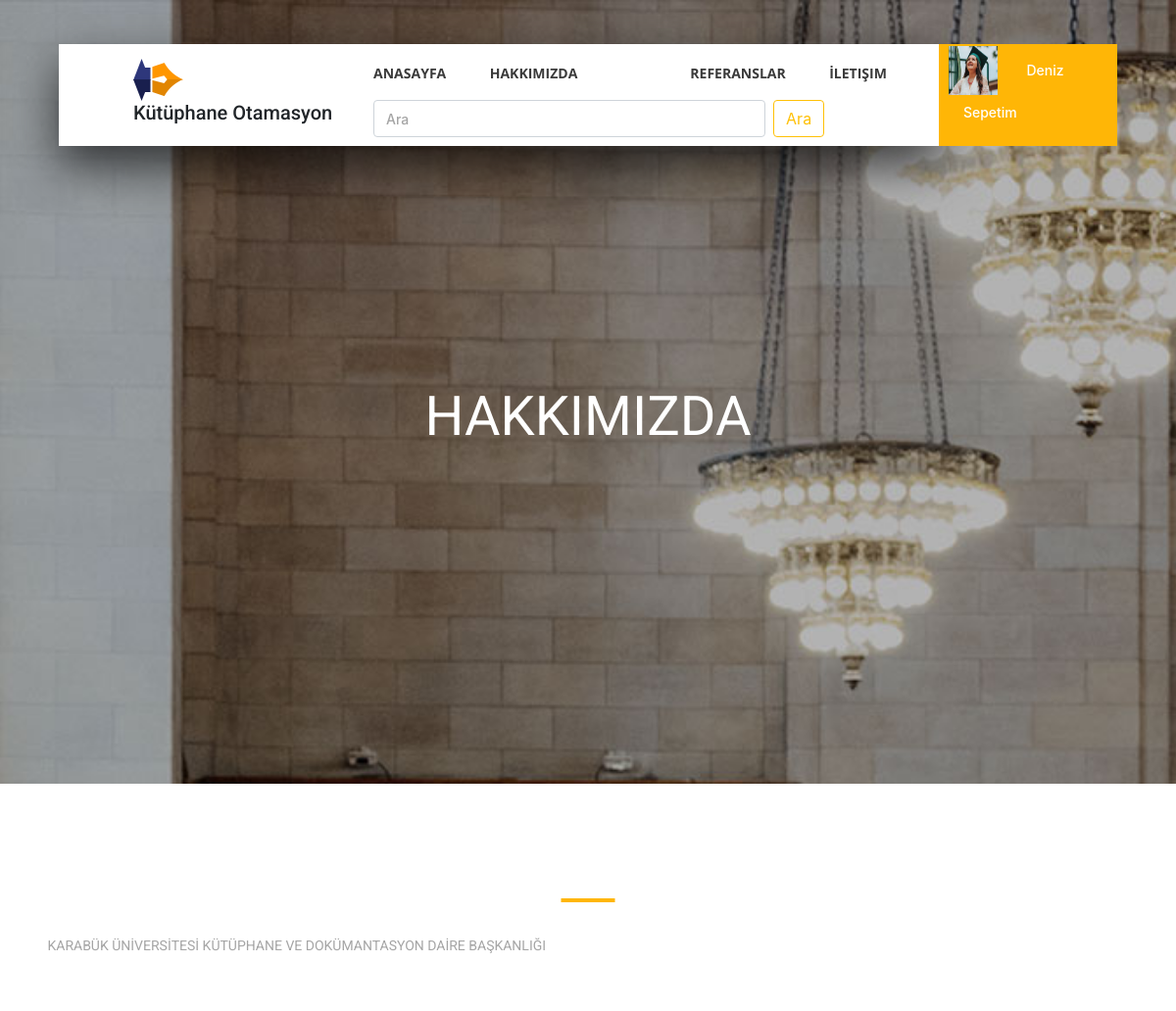
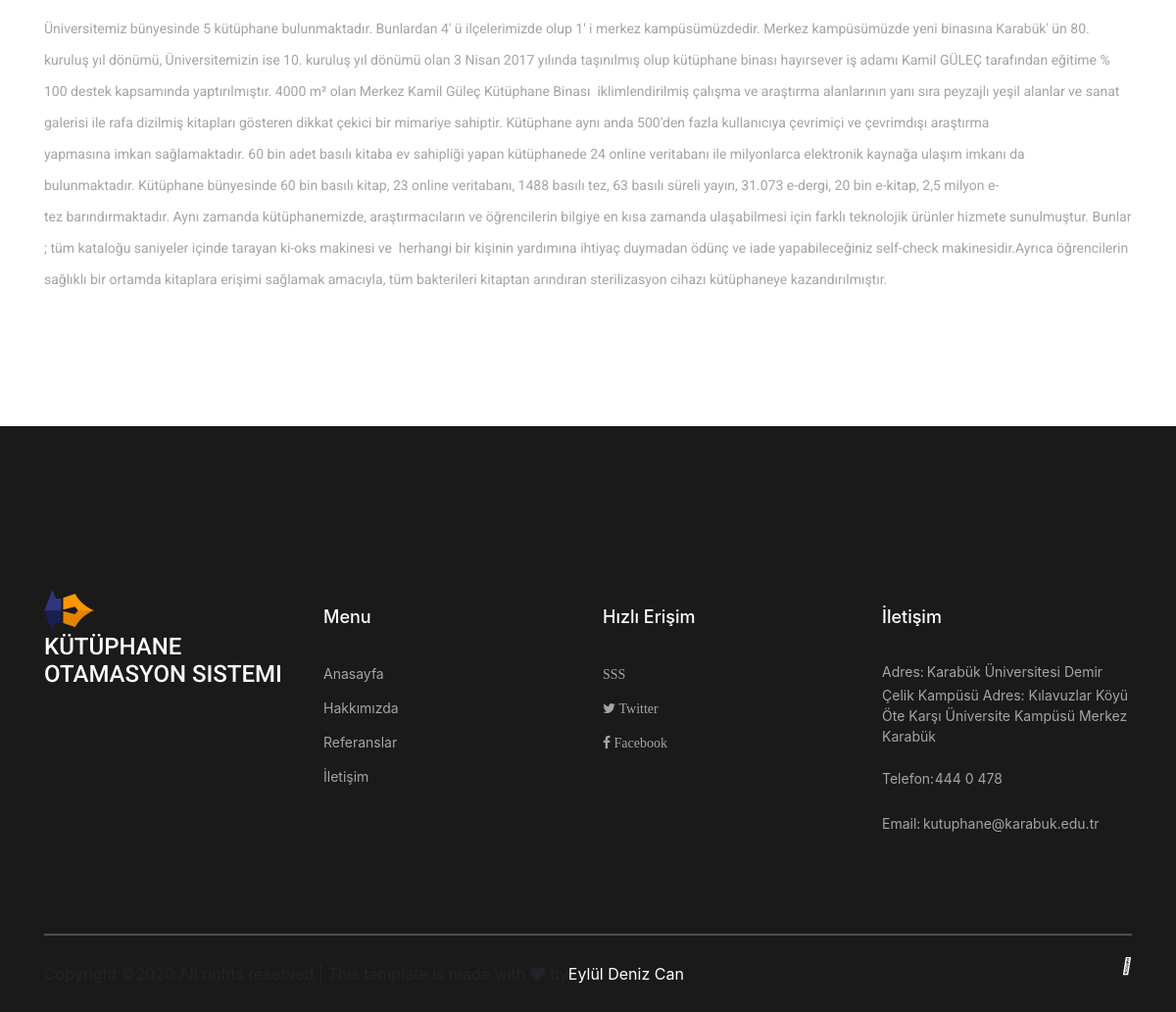
The page /about/ (signed in) on the database its author committed (2 pictures, top to bottom).
### home/models.py (models this page shows, shortened)
class UserProfil(models.Model):
    user= models.OneToOneField(User, on_delete=models.CASCADE)
    phone = models.CharField(blank=True, max_length=20)
    adress = models.CharField(blank=True, max_length=150)
    city= models.CharField(blank=True, max_length=50)
    country= models.CharField(blank=True, max_length=50)
    image = models.ImageField(blank=True, upload_to='images/users')
    def image_tag(self):
        return mark_safe('<image src="{}" height="50" width="70"/>'.format(self.image.url))
    image_tag.short_description = 'Image'

class Setting(models.Model):
    STATUS = (
        ('True', 'Evet'), ('False', 'Hayır'),
    )
    title = models.CharField(max_length=100)
    keywords = models.CharField(max_length=255)
    description = models.CharField(max_length=255)
    company = models.CharField(max_length=50)
    adress = models.CharField(blank=True, max_length=255)
    phone = models.CharField(blank=True, max_length=255)
    fax = models.CharField(blank=True, max_length=255)
    email = models.CharField(blank=True, max_length=255)
    stmpserver = models.CharField(max_length=25)
    stmpemail = models.CharField(max_length=25)
    stmppassword = models.CharField(max_length=25)
    stmpport = models.CharField(blank=True, max_length=10)
    icon = models.ImageField(blank=True, upload_to='images/')
    facebook = models.CharField(blank=True, max_length=50)
    twitter = models.CharField(blank=True, max_length=50)
    instagram = models.CharField(blank=True, max_length=50)
    aboutus = RichTextUploadingField(blank=True, )
    contact = RichTextUploadingField(blank=True, )
    references = RichTextUploadingField(blank=True, )
    status = models.CharField(max_length=10, choices=STATUS)
    created_at = models.DateTimeField(auto_now_add=True)
    updated_at = models.DateTimeField(auto_now=True)

### home/views.py (the view)
# urls.py: path('about/', views.about, name='about'),
def about(request):
    setting =Setting.objects.get(pk=1)
    menu = Menu.objects.all()
    profil = UserProfil.objects.get(user_id=request.user.id)
    context = {'setting': setting, 'page':about,  'menu':menu,'profil':profil,}
    return render(request,'about.html',context)

### home/templates/about.html (shortened to what this page needs)
 {% extends "homebase.html" %}
 {% block body %}
 {% load static %}
 <div class="hero_slider_container">
			<div class="hero_slider owl-carousel">
				<div class="hero_slide">
					<div class="hero_slide_background" style="background-image:url({% static 'images/contact_background.jpg' %})"></div>
					<div class="hero_slide_container d-flex flex-column align-items-center justify-content-center">
						<div class="hero_slide_content text-center">
							<h1 data-animation-in="fadeInUp" data-animation-out="animate-out fadeOut">HAKKIMIZDA</h1>
						</div>
					</div>
				</div>
            </div>
 </div>
	<div class="popular page_section">
		<div class="container">
			<div class="row">
				<div class="col">
					<div class="section_title text-center">
						<h1></h1>
					</div>
				</div>
			</div>
            <div>
                {{ setting.aboutus |safe }}
            </div>
        </div>
    </div>
{% endblock %}

### home/templates/header.html (shortened to what this page needs)
{% load static %}
	<header class="header d-flex flex-row">
		<div class="header_content d-flex flex-row align-items-center">
			<div class="logo_container">
				<div class="logo">
					<img src="static/images/logo.png" alt="">
					<h5> Kütüphane Otamasyon </h5>
				</div>
			</div>
			<nav class="main_nav_container">
				<div class="main_nav">
					<ul class="main_nav_list">
						<li class="main_nav_item"><a href="/">Anasayfa</a></li>
						<li class="main_nav_item"><a href="/about">Hakkımızda</a></li>
						{% if menu  %}
						{% load mptt_tags %}
						{% recursetree menu %}
						<li class="main_nav_item dropdown ">
							<button type="button"  style="margin-bottom:4px;" class="btn dropdown" {% if not node.is_leaf_node %} data-toggle="dropdown" aria-haspopup="true" aria-expanded="false" {% endif %}> </button>
										</li>
								{% endrecursetree %}
						{% endif %}
						<li class="main_nav_item"><a href="/referans">Referanslar</a></li>
						<li class="main_nav_item"><a href="/contact">İletişim</a></li>
					</ul>
					<form class="form-inline my-2 my-lg-0" " action="/search/" method="post">
						<input id="query" style="width:400px;" class="form-control mr-sm-2" type="search" placeholder="Ara" name="query">
     					 <button style="margin-bottom:2px"; class="btn btn-outline-warning my-2 my-sm-0" type="submit">Ara</button>
   					 </form>
				</div>
			</nav>
		</div>
			<div class="header_side d-flex flex-row justify-content-center align-items-center">
				{% if user.id is not None %}
				<ul class="sidebar_list">
										<li class="dropdown">
											<img src="{{ profil.image.url}}" style="width:50px;height:50px; margin-left:10px;" height="50px">
											<button type="button" class="btn dropdown" data-toggle="dropdown" aria-haspopup="true" aria-expanded="false" >
													<span style="color:white;"> {{ user.first_name }} &nbsp;&nbsp; </span>
											</button>
											<button type="button" class="btn"  aria-haspopup="true" aria-expanded="false" >
												<a href="/loancart">	<span style="color:white;"> Sepetim </span> </a> </button>
										</li>
							</ul>
				{% else %}
					<a href="/login"><span style="color:white;">Giriş | </span></a>
					<a href="/join"><span style="color:white;">| Join</span></a>
			</div>
			{% endif %}
	</header>

### home/templates/footer.html (shortened to what this page needs)
	<footer class="footer">
		<div class="container">
			<div class="footer_content">
				<div class="row">
					<div class="col-lg-3 footer_col">
						<div class="logo_container">
							<div class="logo">
								<img src="{% static 'images/logo.png" alt="">
								<span> <h4>{{ setting.title}} </h4></span>
							</div>
						</div>
					</div>
					<div class="col-lg-3 footer_col">
						<div class="footer_column_title">Menu</div>
						<div class="footer_column_content">
							<ul>
								<li class="footer_list_item"><a href="/">Anasayfa</a></li>
								<li class="footer_list_item"><a href="/about">Hakkımızda</a></li>
								<li class="footer_list_item"><a href="/referans">Referanslar</a></li>
								<li class="footer_list_item"><a href="/contact">İletişim</a></li>
							</ul>
						</div>
					</div>
					<div class="col-lg-3 footer_col">
						<div class="footer_column_title">Hızlı Erişim</div>
						<div class="footer_column_content">
							<ul>
								<li class="footer_list_item"><a href="/sss"> <i class="fa fa-faq">SSS</i> </a></li>
								<li class="footer_list_item"><a href=" {{ setting.twitter }}"><i class="fa fa-twitter">&nbsp;Twitter</i></a></li>
								<li class="footer_list_item"><a href="{{ setting.facebook }}"><i class="fa fa-facebook">&nbsp;Facebook</i></a></li>
							</ul>
						</div>
					</div>
					<div class="col-lg-3 footer_col">
						<div class="footer_column_title">İletişim</div>
						<div class="footer_column_content">
							<ul>
								<li class="footer_contact_item">
									<div class="footer_contact_icon">
										Adres:&nbsp;
									</div>
									<span> &nbsp;
									{{ setting.adress }}  </span>
								</li>
								<li class="footer_contact_item">
									<div class="footer_contact_icon">
										Telefon:
									</div> <span> &nbsp; &nbsp; {{ setting.phone }}  </span>
								</li>
								<li class="footer_contact_item">
									<div class="footer_contact_icon">
										Email:
									</div> <span> &nbsp;{{ setting.email }} </span>
								</li>
							</ul>
						</div>
					</div>
				</div>
			</div>
			<div class="footer_bar d-flex flex-column flex-sm-row align-items-center">
				<div class="footer_copyright">
					<span>
Copyright &copy;<script>document.write(new Date().getFullYear());</script> All rights reserved | This template is made with <i class="fa fa-heart" aria-hidden="true"></i> by<span style="color:white">Eylül Deniz Can</span>
</span>
				</div>
				<div class="footer_social ml-sm-auto">
					<ul class="menu_social">
						<li class="menu_social_item"><a href="#"><i class="fab fa-twitter"></i></a></li>
					</ul>
				</div>
			</div>
		</div>
	</footer>
{% load static %}

### home/static/styles/responsive.css (style rules this page uses)
@media only screen and (max-width: 1380px) { .header { width: 1200px; } }
@media only screen and (max-width: 1380px) { .header_content { width: calc(100% - 219px); } }
@media only screen and (max-width: 1380px) { .main_nav_container { padding-right: 63px; } }
@media only screen and (max-width: 1380px) { .header_side { width: 219px; } }
@media only screen and (max-width: 1380px) { .header_side span { font-size: 14px; } }
@media only screen and (max-width: 1380px) { .header_side img { width: 20px; height: 20px; } }
@media only screen and (max-width: 1280px) { .header { width: 90%; } }
@media only screen and (max-width: 1280px) { .header_content { width: 100%; } }
@media only screen and (max-width: 1280px) { .header_side { display: none !important; } }
@media only screen and (max-width: 1280px) { .main_nav_container { padding-right: 53px; } }
@media only screen and (max-width: 1280px) { .hero_slide_content h1 { font-size: 56px; } }

### rows shown on the page
UserProfil: image (picture)
Setting: aboutus "KARABÜK ÜNİVERSİTESİ KÜTÜPHANE VE DOKÜMANTASYON DAİRE BAŞKANLIĞI Üniversitemiz bünyesinde 5 kütüphane bulunmaktadır. Bunlardan 4' ü ilçelerimizde olup 1' i merkez kampüsümüzdedir. Merkez kampüsümüzde yeni binasına Karabük' ün 80. kuruluş yıl dönümü, Üniversitemizin ise 10. kuruluş yıl dönümü olan 3 Nisan 2017 yılında taşınılmış olup kütüphane binası hayırsever iş adamı Kamil GÜLEÇ tarafından eğitime % 100 destek kapsamında yaptırılmıştır. 4000 m² olan Merkez Kamil Güleç Kütüphane Binası iklimlendirilmiş çalışma ve araştırma alanlarının yanı sıra peyzajlı yeşil alanlar ve sanat galerisi ile rafa dizilmiş kitapları gösteren dikkat çekici bir mimariye sahiptir. Kütüphane aynı anda 500’den…", title "KÜTÜPHANE OTAMASYON SISTEMI", adress "Karabük Üniversitesi Demir Çelik Kampüsü Adres: Kılavuzlar Köyü Öte Karşı Üniversite Kampüsü Merkez Karabük", phone "444 0 478", email "kutuphane@karabuk.edu.tr"

### other values the page prints
{{ user.first_name }} "Deniz"
